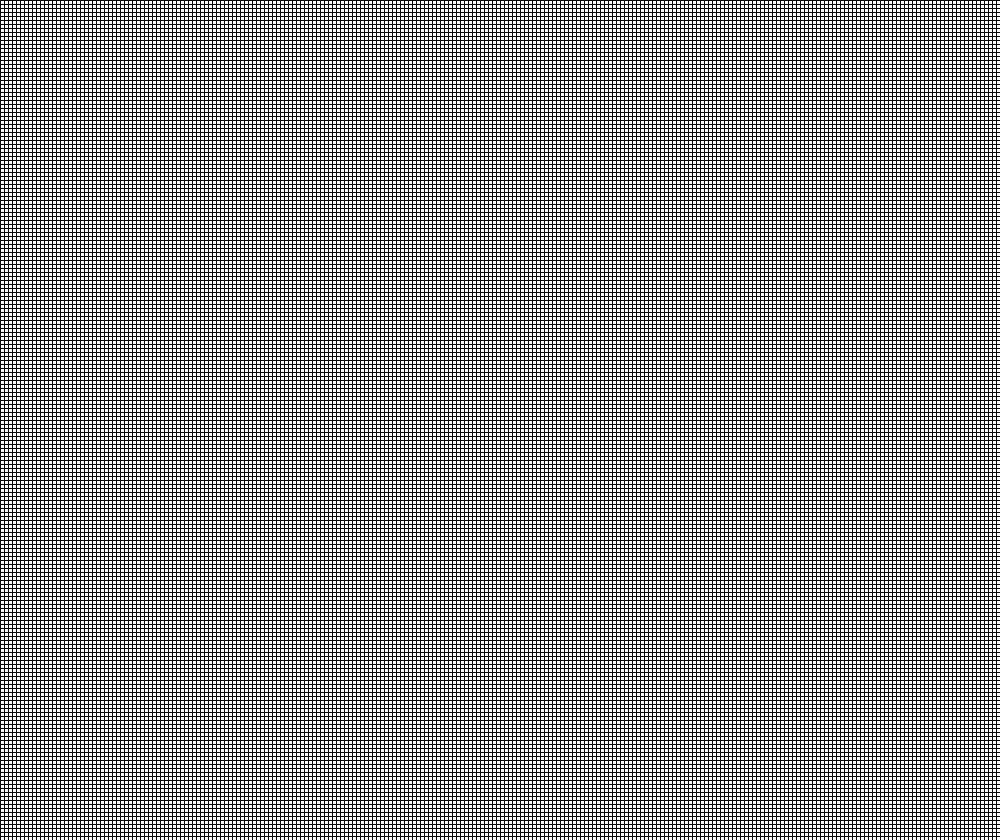
Frame 1 (no input)
Frame 60 (the mouse pressed at the canvas centre just before this capture): identical to frame 1, image omitted
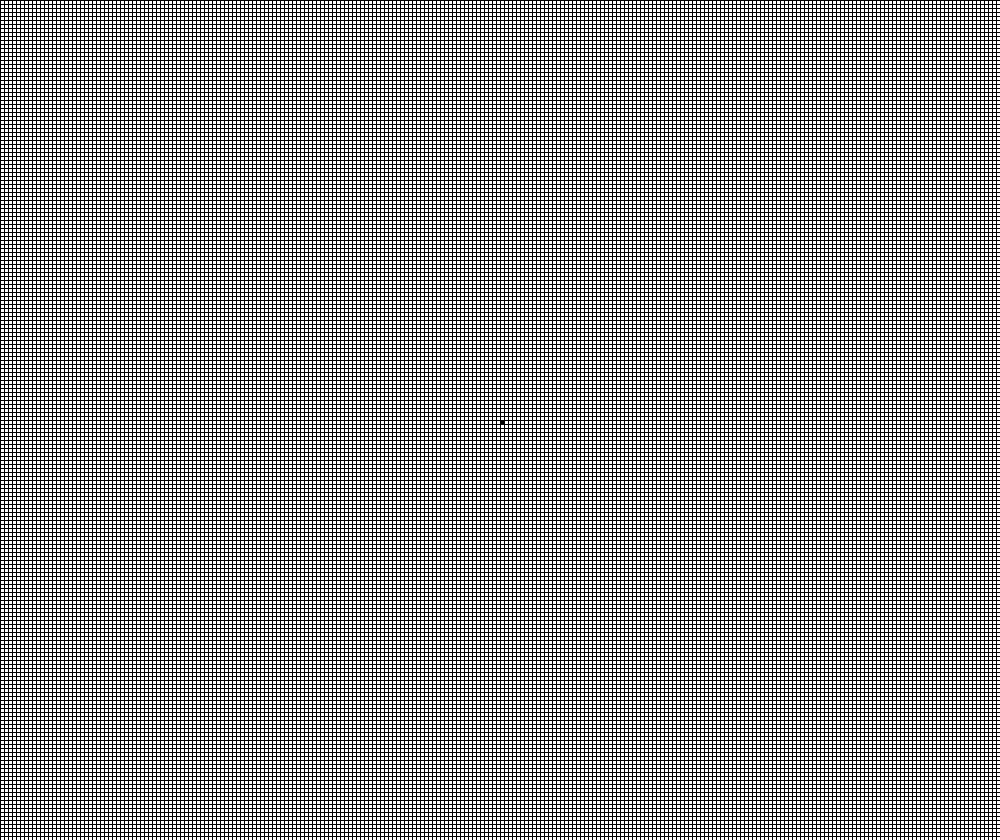
Frame 120 (the mouse held since frame 60 and released just before this capture)

The Processing sketch that drew these frames (run headless with seeded random() and noise(); from frame 60 on, the mouse is pressed at the canvas centre):

// Processing sketch: cgol
// ── cgol.pde
Tile[][] grid;
float padding = 0;
int n = 250, gridHeight, gridWidth;
int speedPerSecond = 20;
float size;
boolean paused = true;

void setup() {
    size(1000, 840);
    size = (width - 2*padding) / n;

    gridWidth = n;
    gridHeight = int((height - 2*padding) / size);
    grid = new Tile[gridWidth][gridHeight];

    for (int x = 0; x < grid.length; x++) {
        for (int y = 0; y < grid[0].length; y++) {
            grid[x][y] = new Tile(x, y);
        }
    }
    // grid[0][1].alive = true;
    // grid[1][2].alive = true;
    // grid[2][2].alive = true;
    // grid[2][1].alive = true;
    // grid[2][0].alive = true;

    // grid[0][1].alive = true;
    // grid[1][1].alive = true;
    // grid[2][1].alive = true;
    frameRate(speedPerSecond);
}

void draw() {
    for (Tile[] column : grid) {
        for (Tile tile : column) {
            tile.draw();
        }
    }
    if (!paused) {
        for (Tile[] column : grid) {
            for (Tile tile : column) {
                tile.calc();
            }
        }
    }
    // noLoop();
}

// ── Tile.pde
class Tile {
    boolean alive = false, prevAlive = false;
    int x, y;
    Tile(int x, int y) {
        this.x = x;
        this.y = y;
    }

    void calc() {
        int liveNeighbors = getAliveNeighbors();
        // println(x, y, liveNeighbors);
        alive = (prevAlive && (liveNeighbors == 2 || liveNeighbors == 3)) || (!prevAlive && liveNeighbors == 3);
        // if (random(1) < 0.5) alive = true;
        // else alive = false;
    }

    int getAliveNeighbors() {
        int liveNeighbors = 0;
        for (int i = x-1; i <= x+1; i++) {
            for (int j = y-1; j <= y+1; j++) {
                // println(i, j);
                if (!(i == x && j == y) && grid[i == -1 ? gridWidth - 1 : i == gridWidth ? 0 : i][j == -1 ? gridHeight - 1 : j == gridHeight ? 0 : j].prevAlive) {
                    liveNeighbors++;
                }
            }
        }
        return liveNeighbors;
    }

    void draw() {
        if (alive) {
            fill(0);
        } else {
            fill(255);
        }
        square(x * size + padding, y * size + padding, size);
        prevAlive = alive;
    }
}
// ── inputs.pde
void mousePressed() {
    int x = floor((mouseX - padding) / size);
    int y = floor((mouseY - padding) / size);

    grid[x][y].alive = !grid[x][y].alive;
}

void keyPressed() {
    if (key == ' ') {
        paused = !paused;
    }
}

void mouseWheel(MouseEvent e) {
    
}
